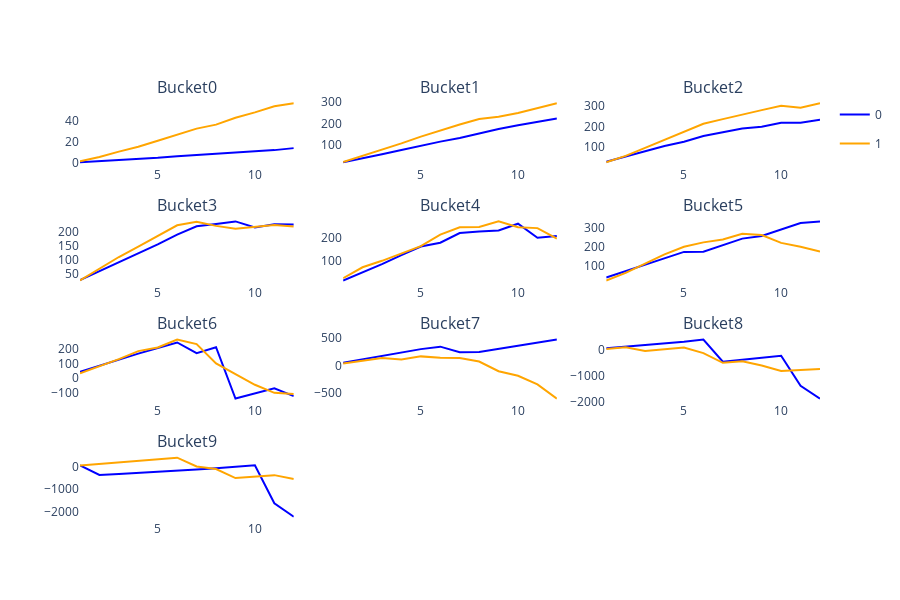

The cell this chart's notebook holds for it:
### Code cell
from plotly.subplots import make_subplots
# write plotly code to generate line chart of CLIP_GROUP_REPOND_RAIM_TREND
buckets = CLI_GROUP_RESPOND_RAIM_TREND['SKULD_SNR_SCORE_BUCKET'].unique()
num_buckets = len(buckets)
cols = 3
rows = (num_buckets + cols - 1) // cols  

# Create subplots
fig = make_subplots(rows=rows, cols=cols, subplot_titles=[f"{bucket}" for bucket in buckets])

for bucket in buckets:
    i = list(buckets).index(bucket)
    row = (i // cols) + 1
    col = (i % cols) + 1
    data_subset = CLI_GROUP_RESPOND_RAIM_TREND[CLI_GROUP_RESPOND_RAIM_TREND['SKULD_SNR_SCORE_BUCKET'] == bucket]
    px_fig = px.line(
        data_subset,
        x="CLI_STMT",
        y="RAIM_CUML",
        color="ACCEPTED_FLAG",
        color_discrete_map={0:'blue',1:'orange'}
    )
    
    for trace in px_fig.data:
        trace.update(legendgroup=trace.name, name=trace.name)
        fig.add_trace(trace, row=row, col=col)

# Update layout
fig.update_layout(plot_bgcolor='rgba(0,0,0,0)',width=900, height=600)
names = set()
fig.for_each_trace(
    lambda trace: trace.update(showlegend=False) if (trace.name in names) else names.add(trace.name))

fig.show()

### Figure 1 — Plotly figure (JSON) as saved in the notebook; plotly's stock layout.template omitted (floating-point values rounded to 4 significant figures)
{"data": [{"hovertemplate": "ACCEPTED_FLAG=0<br>CLI_STMT=%{x}<br>RAIM_CUML=%{y}<extra></extra>", "legendgroup": "0", "line": {"color": "blue", "dash": "solid"}, "marker": {"symbol": "circle"}, "mode": "lines", "name": "0", "orientation": "v", "showlegend": true, "x": [1, 2, 3, 4, 5, 6, 7, 8, 9, 10, 11, 12], "xaxis": "x", "y": [0.7309, 1.656, 2.709, 3.636, 4.957, 6.472, 7.553, 8.446, 9.626, 10.81, 12.23, 14.11], "yaxis": "y", "type": "scatter"}, {"hovertemplate": "ACCEPTED_FLAG=1<br>CLI_STMT=%{x}<br>RAIM_CUML=%{y}<extra></extra>", "legendgroup": "1", "line": {"color": "orange", "dash": "solid"}, "marker": {"symbol": "circle"}, "mode": "lines", "name": "1", "orientation": "v", "showlegend": true, "x": [1, 2, 3, 4, 5, 6, 7, 8, 9, 10, 11, 12], "xaxis": "x", "y": [1.839, 5.786, 10.79, 15.47, 21.09, 26.84, 32.48, 36.23, 42.74, 47.78, 53.55, 56.31], "yaxis": "y", "type": "scatter"}, {"hovertemplate": "ACCEPTED_FLAG=0<br>CLI_STMT=%{x}<br>RAIM_CUML=%{y}<extra></extra>", "legendgroup": "0", "line": {"color": "blue", "dash": "solid"}, "marker": {"symbol": "circle"}, "mode": "lines", "name": "0", "orientation": "v", "showlegend": false, "x": [1, 2, 3, 4, 5, 6, 7, 8, 9, 10, 11, 12], "xaxis": "x2", "y": [18.99, 39.84, 57.24, 77.03, 98.11, 115.8, 132.5, 154.0, 174.3, 192.1, 207.2, 223.6], "yaxis": "y2", "type": "scatter"}, {"hovertemplate": "ACCEPTED_FLAG=1<br>CLI_STMT=%{x}<br>RAIM_CUML=%{y}<extra></extra>", "legendgroup": "1", "line": {"color": "orange", "dash": "solid"}, "marker": {"symbol": "circle"}, "mode": "lines", "name": "1", "orientation": "v", "showlegend": false, "x": [1, 2, 3, 4, 5, 6, 7, 8, 9, 10, 11, 12], "xaxis": "x2", "y": [20.09, 48.23, 78.87, 107.6, 139.3, 168.5, 196.0, 221.5, 232.0, 249.6, 271.0, 294.9], "yaxis": "y2", "type": "scatter"}, {"hovertemplate": "ACCEPTED_FLAG=0<br>CLI_STMT=%{x}<br>RAIM_CUML=%{y}<extra></extra>", "legendgroup": "0", "line": {"color": "blue", "dash": "solid"}, "marker": {"symbol": "circle"}, "mode": "lines", "name": "0", "orientation": "v", "showlegend": false, "x": [1, 2, 3, 4, 5, 6, 7, 8, 9, 10, 11, 12], "xaxis": "x3", "y": [27.03, 53.79, 77.86, 104.9, 125.5, 153.9, 171.8, 190.3, 198.8, 218.3, 218.9, 234.0], "yaxis": "y3", "type": "scatter"}, {"hovertemplate": "ACCEPTED_FLAG=1<br>CLI_STMT=%{x}<br>RAIM_CUML=%{y}<extra></extra>", "legendgroup": "1", "line": {"color": "orange", "dash": "solid"}, "marker": {"symbol": "circle"}, "mode": "lines", "name": "1", "orientation": "v", "showlegend": false, "x": [1, 2, 3, 4, 5, 6, 7, 8, 9, 10, 11, 12], "xaxis": "x3", "y": [24.12, 55.97, 95.35, 134.4, 174.5, 214.0, 236.7, 260.2, 281.0, 301.9, 292.2, 314.6], "yaxis": "y3", "type": "scatter"}, {"hovertemplate": "ACCEPTED_FLAG=0<br>CLI_STMT=%{x}<br>RAIM_CUML=%{y}<extra></extra>", "legendgroup": "0", "line": {"color": "blue", "dash": "solid"}, "marker": {"symbol": "circle"}, "mode": "lines", "name": "0", "orientation": "v", "showlegend": false, "x": [1, 2, 3, 4, 5, 6, 7, 8, 9, 10, 11, 12], "xaxis": "x4", "y": [27.97, 59.56, 91.89, 124.4, 156.2, 191.1, 220.5, 228.5, 238.1, 216.4, 227.5, 227.4], "yaxis": "y4", "type": "scatter"}, {"hovertemplate": "ACCEPTED_FLAG=1<br>CLI_STMT=%{x}<br>RAIM_CUML=%{y}<extra></extra>", "legendgroup": "1", "line": {"color": "orange", "dash": "solid"}, "marker": {"symbol": "circle"}, "mode": "lines", "name": "1", "orientation": "v", "showlegend": false, "x": [1, 2, 3, 4, 5, 6, 7, 8, 9, 10, 11, 12], "xaxis": "x4", "y": [26.79, 68.58, 110.7, 147.6, 186.2, 224.0, 237.0, 222.1, 211.5, 219.4, 225.0, 220.1], "yaxis": "y4", "type": "scatter"}, {"hovertemplate": "ACCEPTED_FLAG=0<br>CLI_STMT=%{x}<br>RAIM_CUML=%{y}<extra></extra>", "legendgroup": "0", "line": {"color": "blue", "dash": "solid"}, "marker": {"symbol": "circle"}, "mode": "lines", "name": "0", "orientation": "v", "showlegend": false, "x": [1, 2, 3, 4, 5, 6, 7, 8, 9, 10, 11, 12], "xaxis": "x5", "y": [18.78, 52.75, 87.95, 125.9, 162.2, 177.9, 218.8, 225.5, 229.7, 258.4, 199.2, 206.9], "yaxis": "y5", "type": "scatter"}, {"hovertemplate": "ACCEPTED_FLAG=1<br>CLI_STMT=%{x}<br>RAIM_CUML=%{y}<extra></extra>", "legendgroup": "1", "line": {"color": "orange", "dash": "solid"}, "marker": {"symbol": "circle"}, "mode": "lines", "name": "1", "orientation": "v", "showlegend": false, "x": [1, 2, 3, 4, 5, 6, 7, 8, 9, 10, 11, 12], "xaxis": "x5", "y": [28.29, 74.45, 101.7, 133.8, 163.9, 212.0, 243.0, 244.9, 268.0, 243.5, 239.7, 195.1], "yaxis": "y5", "type": "scatter"}, {"hovertemplate": "ACCEPTED_FLAG=0<br>CLI_STMT=%{x}<br>RAIM_CUML=%{y}<extra></extra>", "legendgroup": "0", "line": {"color": "blue", "dash": "solid"}, "marker": {"symbol": "circle"}, "mode": "lines", "name": "0", "orientation": "v", "showlegend": false, "x": [1, 2, 3, 4, 5, 6, 7, 8, 9, 10, 11, 12], "xaxis": "x6", "y": [36.57, 70.94, 106.2, 137.2, 173.5, 174.7, 209.0, 244.7, 258.2, 294.2, 328.1, 336.6], "yaxis": "y6", "type": "scatter"}, {"hovertemplate": "ACCEPTED_FLAG=1<br>CLI_STMT=%{x}<br>RAIM_CUML=%{y}<extra></extra>", "legendgroup": "1", "line": {"color": "orange", "dash": "solid"}, "marker": {"symbol": "circle"}, "mode": "lines", "name": "1", "orientation": "v", "showlegend": false, "x": [1, 2, 3, 4, 5, 6, 7, 8, 9, 10, 11, 12], "xaxis": "x6", "y": [20.9, 61.68, 110.9, 160.2, 200.9, 224.5, 239.6, 270.0, 263.6, 221.9, 201.6, 175.3], "yaxis": "y6", "type": "scatter"}, {"hovertemplate": "ACCEPTED_FLAG=0<br>CLI_STMT=%{x}<br>RAIM_CUML=%{y}<extra></extra>", "legendgroup": "0", "line": {"color": "blue", "dash": "solid"}, "marker": {"symbol": "circle"}, "mode": "lines", "name": "0", "orientation": "v", "showlegend": false, "x": [1, 2, 3, 4, 5, 6, 7, 8, 9, 10, 11, 12], "xaxis": "x7", "y": [42.8, 85.09, 126.6, 166.4, 204.5, 242.8, 170.0, 210.5, -141.0, -107.3, -70.5, -124.3], "yaxis": "y7", "type": "scatter"}, {"hovertemplate": "ACCEPTED_FLAG=1<br>CLI_STMT=%{x}<br>RAIM_CUML=%{y}<extra></extra>", "legendgroup": "1", "line": {"color": "orange", "dash": "solid"}, "marker": {"symbol": "circle"}, "mode": "lines", "name": "1", "orientation": "v", "showlegend": false, "x": [1, 2, 3, 4, 5, 6, 7, 8, 9, 10, 11, 12], "xaxis": "x7", "y": [32.13, 78.0, 129.3, 183.6, 208.8, 262.9, 231.7, 99.79, 23.98, -46.54, -101.6, -109.3], "yaxis": "y7", "type": "scatter"}, {"hovertemplate": "ACCEPTED_FLAG=0<br>CLI_STMT=%{x}<br>RAIM_CUML=%{y}<extra></extra>", "legendgroup": "0", "line": {"color": "blue", "dash": "solid"}, "marker": {"symbol": "circle"}, "mode": "lines", "name": "0", "orientation": "v", "showlegend": false, "x": [1, 2, 3, 4, 5, 6, 7, 8, 9, 10, 11, 12], "xaxis": "x8", "y": [48.46, 111.4, 174.4, 238.5, 297.7, 342.8, 239.1, 246.4, 305.1, 358.0, 415.3, 473.0], "yaxis": "y8", "type": "scatter"}, {"hovertemplate": "ACCEPTED_FLAG=1<br>CLI_STMT=%{x}<br>RAIM_CUML=%{y}<extra></extra>", "legendgroup": "1", "line": {"color": "orange", "dash": "solid"}, "marker": {"symbol": "circle"}, "mode": "lines", "name": "1", "orientation": "v", "showlegend": false, "x": [1, 2, 3, 4, 5, 6, 7, 8, 9, 10, 11, 12], "xaxis": "x8", "y": [34.44, 84.23, 135.4, 109.4, 165.1, 139.2, 133.6, 69.89, -106.3, -190.4, -348.3, -606.7], "yaxis": "y8", "type": "scatter"}, {"hovertemplate": "ACCEPTED_FLAG=0<br>CLI_STMT=%{x}<br>RAIM_CUML=%{y}<extra></extra>", "legendgroup": "0", "line": {"color": "blue", "dash": "solid"}, "marker": {"symbol": "circle"}, "mode": "lines", "name": "0", "orientation": "v", "showlegend": false, "x": [1, 2, 3, 4, 5, 6, 7, 8, 9, 10, 11, 12], "xaxis": "x9", "y": [70.47, 129.6, 191.0, 252.7, 316.7, 405.4, -454.6, -381.3, -303.7, -221.9, -1389.0, -1880.0], "yaxis": "y9", "type": "scatter"}, {"hovertemplate": "ACCEPTED_FLAG=1<br>CLI_STMT=%{x}<br>RAIM_CUML=%{y}<extra></extra>", "legendgroup": "1", "line": {"color": "orange", "dash": "solid"}, "marker": {"symbol": "circle"}, "mode": "lines", "name": "1", "orientation": "v", "showlegend": false, "x": [1, 2, 3, 4, 5, 6, 7, 8, 9, 10, 11, 12], "xaxis": "x9", "y": [37.35, 103.7, -42.18, 25.25, 92.64, -118.7, -494.3, -434.6, -600.7, -812.5, -773.8, -731.4], "yaxis": "y9", "type": "scatter"}, {"hovertemplate": "ACCEPTED_FLAG=0<br>CLI_STMT=%{x}<br>RAIM_CUML=%{y}<extra></extra>", "legendgroup": "0", "line": {"color": "blue", "dash": "solid"}, "marker": {"symbol": "circle"}, "mode": "lines", "name": "0", "orientation": "v", "showlegend": false, "x": [1, 2, 3, 4, 5, 6, 7, 8, 9, 10, 11, 12], "xaxis": "x10", "y": [50.56, -377.7, -336.1, -292.8, -245.9, -191.0, -134.7, -73.65, -9.424, 53.58, -1636.0, -2235.0], "yaxis": "y10", "type": "scatter"}, {"hovertemplate": "ACCEPTED_FLAG=1<br>CLI_STMT=%{x}<br>RAIM_CUML=%{y}<extra></extra>", "legendgroup": "1", "line": {"color": "orange", "dash": "solid"}, "marker": {"symbol": "circle"}, "mode": "lines", "name": "1", "orientation": "v", "showlegend": false, "x": [1, 2, 3, 4, 5, 6, 7, 8, 9, 10, 11, 12], "xaxis": "x10", "y": [47.77, 119.6, 179.1, 249.3, 319.4, 394.2, 0.2465, -110.4, -513.6, -450.8, -383.8, -559.7], "yaxis": "y10", "type": "scatter"}], "layout": {"xaxis": {"anchor": "y", "domain": [0, 0.2889]}, "yaxis": {"anchor": "x", "domain": [0.8438, 1]}, "xaxis2": {"anchor": "y2", "domain": [0.3556, 0.6444]}, "yaxis2": {"anchor": "x2", "domain": [0.8438, 1]}, "xaxis3": {"anchor": "y3", "domain": [0.7111, 1]}, "yaxis3": {"anchor": "x3", "domain": [0.8438, 1]}, "xaxis4": {"anchor": "y4", "domain": [0, 0.2889]}, "yaxis4": {"anchor": "x4", "domain": [0.5625, 0.7188]}, "xaxis5": {"anchor": "y5", "domain": [0.3556, 0.6444]}, "yaxis5": {"anchor": "x5", "domain": [0.5625, 0.7188]}, "xaxis6": {"anchor": "y6", "domain": [0.7111, 1]}, "yaxis6": {"anchor": "x6", "domain": [0.5625, 0.7188]}, "xaxis7": {"anchor": "y7", "domain": [0, 0.2889]}, "yaxis7": {"anchor": "x7", "domain": [0.2812, 0.4375]}, "xaxis8": {"anchor": "y8", "domain": [0.3556, 0.6444]}, "yaxis8": {"anchor": "x8", "domain": [0.2812, 0.4375]}, "xaxis9": {"anchor": "y9", "domain": [0.7111, 1]}, "yaxis9": {"anchor": "x9", "domain": [0.2812, 0.4375]}, "xaxis10": {"anchor": "y10", "domain": [0, 0.2889]}, "yaxis10": {"anchor": "x10", "domain": [0, 0.1562]}, "xaxis11": {"anchor": "y11", "domain": [0.3556, 0.6444]}, "yaxis11": {"anchor": "x11", "domain": [0, 0.1562]}, "xaxis12": {"anchor": "y12", "domain": [0.7111, 1]}, "yaxis12": {"anchor": "x12", "domain": [0, 0.1562]}, "annotations": [{"font": {"size": 16}, "showarrow": false, "text": "Bucket0", "x": 0.1444, "xanchor": "center", "xref": "paper", "y": 1, "yanchor": "bottom", "yref": "paper"}, {"font": {"size": 16}, "showarrow": false, "text": "Bucket1", "x": 0.5, "xanchor": "center", "xref": "paper", "y": 1, "yanchor": "bottom", "yref": "paper"}, {"font": {"size": 16}, "showarrow": false, "text": "Bucket2", "x": 0.8556, "xanchor": "center", "xref": "paper", "y": 1, "yanchor": "bottom", "yref": "paper"}, {"font": {"size": 16}, "showarrow": false, "text": "Bucket3", "x": 0.1444, "xanchor": "center", "xref": "paper", "y": 0.7188, "yanchor": "bottom", "yref": "paper"}, {"font": {"size": 16}, "showarrow": false, "text": "Bucket4", "x": 0.5, "xanchor": "center", "xref": "paper", "y": 0.7188, "yanchor": "bottom", "yref": "paper"}, {"font": {"size": 16}, "showarrow": false, "text": "Bucket5", "x": 0.8556, "xanchor": "center", "xref": "paper", "y": 0.7188, "yanchor": "bottom", "yref": "paper"}, {"font": {"size": 16}, "showarrow": false, "text": "Bucket6", "x": 0.1444, "xanchor": "center", "xref": "paper", "y": 0.4375, "yanchor": "bottom", "yref": "paper"}, {"font": {"size": 16}, "showarrow": false, "text": "Bucket7", "x": 0.5, "xanchor": "center", "xref": "paper", "y": 0.4375, "yanchor": "bottom", "yref": "paper"}, {"font": {"size": 16}, "showarrow": false, "text": "Bucket8", "x": 0.8556, "xanchor": "center", "xref": "paper", "y": 0.4375, "yanchor": "bottom", "yref": "paper"}, {"font": {"size": 16}, "showarrow": false, "text": "Bucket9", "x": 0.1444, "xanchor": "center", "xref": "paper", "y": 0.1562, "yanchor": "bottom", "yref": "paper"}], "plot_bgcolor": "rgba(0,0,0,0)", "width": 900, "height": 600}}
